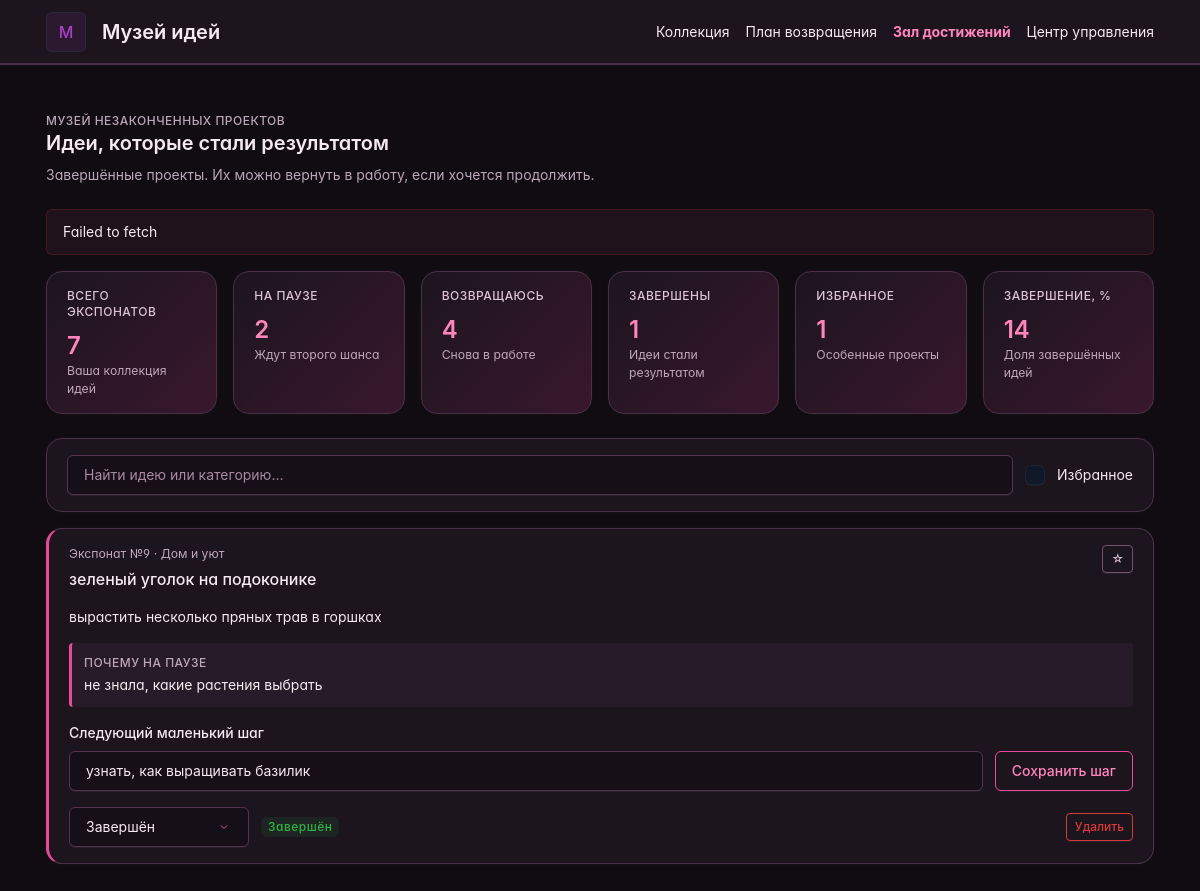
The app's page /finished/ with its own data.
### museum/models.py (models this page shows, shortened)
class Project(models.Model):
    STATUS_CHOICES = [
        ('sleeping', 'На паузе'),
        ('active', 'Возвращаюсь'),
        ('finished', 'Завершён'),
    ]
    title = models.CharField('Название', max_length=120)
    category = models.ForeignKey(
        Category, on_delete=models.PROTECT,
        related_name='projects', verbose_name='Категория',
    )
    description = models.TextField('Описание', max_length=1000)
    stop_reason = models.CharField('Почему остановился', max_length=250)
    next_step = models.CharField('Следующий маленький шаг', max_length=250)
    status = models.CharField(
        'Статус', max_length=10, choices=STATUS_CHOICES, default='sleeping',
    )
    favorite = models.BooleanField('Избранное', default=False)
    created_at = models.DateTimeField('Дата добавления', auto_now_add=True)
    class Meta:
        ordering = ['-created_at', '-id']
        verbose_name = 'проект'
        verbose_name_plural = 'проекты'

class Category(models.Model):
    name = models.CharField('Название', max_length=80, unique=True)
    class Meta:
        verbose_name = 'категория'
        verbose_name_plural = 'категории'

### museum/views.py (the view)
# urls.py: path('finished/', views.finished, name='finished'),
def finished(request):
    context = page_context('finished')
    context['projects'] = context['projects'].filter(status='finished')
    return render(request, 'finished.html', context)

### museum/views.py (called while the page is built)
def get_statistics():
    total = Project.objects.count()
    finished = Project.objects.filter(status='finished').count()
    percent = 0
    if total > 0:
        percent = round(finished / total * 100)
    return {
        'total': total,
        'sleeping': Project.objects.filter(status='sleeping').count(),
        'active': Project.objects.filter(status='active').count(),
        'finished': finished,
        'favorite': Project.objects.filter(favorite=True).count(),
        'percent': percent,
    }

def page_context(section):
    return {
        'section': section,
        'categories': Category.objects.all(),
        'stats': get_statistics(),
        'status_choices': Project.STATUS_CHOICES,
        'projects': Project.objects.select_related('category').all(),
    }

### templates/finished.html (shortened to what this page needs)
{% extends 'base.html' %}
{% block heading %}Идеи, которые стали результатом{% endblock %}
{% block subtitle %}Завершённые проекты. Их можно вернуть в работу, если хочется продолжить.{% endblock %}
{% block content %}
{% include 'partials/filters.html' %}
<div id="project-list" data-section="{{ section }}">{% include 'partials/project_list.html' %}</div>
{% endblock %}

### templates/partials/project_list.html (shortened to what this page needs)
{% for project in projects %}
<article class="card project-card mb-3" data-id="{{ project.pk }}">
    <div class="card-body">
        <div class="project-heading">
            <div>
                <div class="text-secondary small mb-1">Экспонат №{{ project.pk }} · {{ project.category.name }}</div>
                <h2 class="card-title mb-0">{{ project.title }}</h2>
            </div>
            <button class="btn btn-sm {% if project.favorite %}btn-warning{% else %}btn-outline-secondary{% endif %}" data-action="favorite" aria-pressed="{{ project.favorite|yesno:'true,false' }}" aria-label="Избранное: {{ project.title }}">{% if project.favorite %}★{% else %}☆{% endif %}</button>
        </div>
        <p class="mt-3">{{ project.description }}</p>
        <div class="reason mb-3"><div class="subheader mb-1">Почему на паузе</div>{{ project.stop_reason }}</div>
        <label class="form-label" for="step-{{ project.pk }}">Следующий маленький шаг</label>
        <div class="step-controls mb-3">
            <input id="step-{{ project.pk }}" class="form-control step-input" value="{{ project.next_step }}" maxlength="250" required>
            <button class="btn btn-outline-primary" data-action="step">Сохранить шаг</button>
        </div>
        <div class="project-actions">
            <select id="status-{{ project.pk }}" class="form-select status-select" data-action="status">
                {% for value, label in status_choices %}<option value="{{ value }}" {% if project.status == value %}selected{% endif %}>{{ label }}</option>{% endfor %}
            </select>
            <span class="badge {% if project.status == 'finished' %}bg-green-lt{% elif project.status == 'active' %}bg-blue-lt{% else %}bg-purple-lt{% endif %}">{{ project.get_status_display }}</span>
            <button class="btn btn-outline-danger btn-sm ms-auto" data-action="delete">Удалить</button>
        </div>
    </div>
</article>
{% empty %}
<div class="card"><div class="empty"><div class="empty-title">В этом зале пока пусто</div><p class="empty-subtitle text-secondary">Измените фильтры или добавьте проект в коллекцию.</p><a class="btn btn-outline-primary" href="{% url 'collection' %}">Открыть коллекцию</a></div></div>
{% endfor %}

### static/style.css (style rules this page uses)
.project-heading, .project-actions, .step-controls, .filters { display: flex; align-items: center; gap: 12px; }
.project-heading { justify-content: space-between; align-items: flex-start; }
.project-heading > div { min-width: 0; }
.project-card { overflow-wrap: anywhere; }
.project-actions { flex-wrap: wrap; }
.status-select { width: 180px; }
.step-input, #search { flex: 1; min-width: 0; }
.reason { background: var(--tblr-bg-surface-secondary); border-left: 3px solid var(--tblr-purple); padding: 12px; border-radius: 4px; }
html[data-bs-theme] { --tblr-body-bg: #100c12; --tblr-body-color: #f5eaf1; --tblr-bg-surface: #1c151e; --tblr-bg-surface-secondary: #281b29; --tblr-border-color: #493047; --tblr-secondary: #bda6b7; --tblr-primary: #ec4899; --tblr-primary-rgb: 236, 72, 153; --tblr-link-color: #ff85bc; --tblr-link-hover-color: #ffc0de; }
body { background: var(--tblr-body-bg); color: var(--tblr-body-color); }
.navbar-brand, .nav-link, .card-title { color: #f5eaf1; }
.card { background: var(--tblr-bg-surface); border-color: var(--tblr-border-color); border-radius: 16px; }
.project-card { border-left: 3px solid #ec4899; transition: border-color 0.2s, box-shadow 0.2s; }
.form-control, .form-select { background-color: #160f17; color: #f5eaf1; border-color: #54334c; }
.form-control::placeholder { color: #a88b9e; }
.btn-outline-primary { color: #ff85bc; border-color: #ec4899; }
.btn-outline-secondary { color: #dbc5d5; border-color: #725269; }
.reason { border-left-color: #ec4899; }

### records on screen
Project: pk "9", category.name "Дом и уют", title "зеленый уголок на подоконике", description "вырастить несколько пряных трав в горшках", stop_reason "не знала, какие растения выбрать", next_step "узнать, как выращивать базилик", status+id "Завершён", status "Завершён"

### other values on screen
{{ stats.total }} "7"
{{ stats.sleeping }} "2"
{{ stats.active }} "4"
{{ stats.finished }} "1"
{{ stats.favorite }} "1"
{{ stats.percent }} "14"
